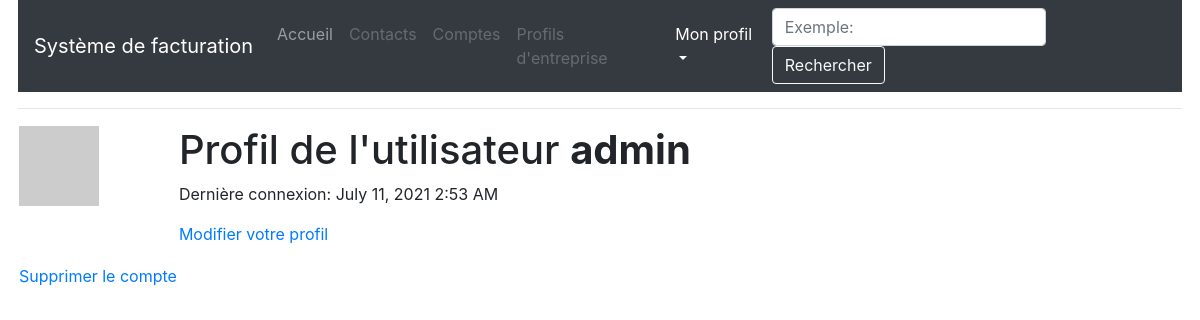
Page /user/admin (signed in) on the earlier database version.
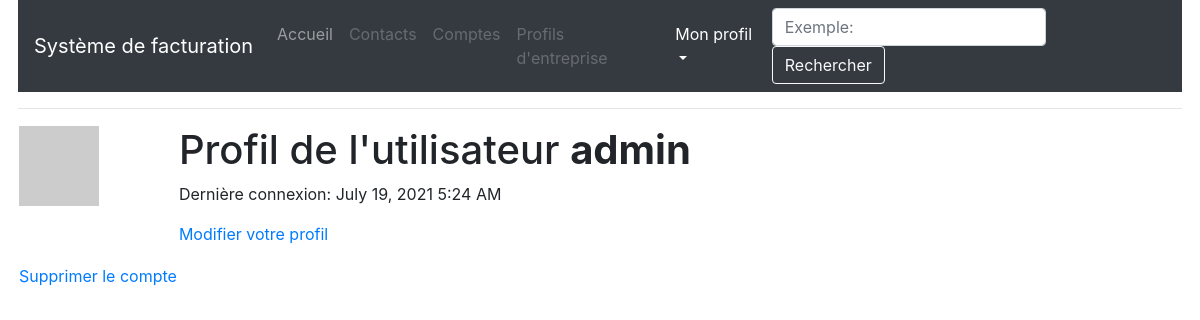
Same page on the later database version.
### app/models.py (models this page shows, shortened)
class User(UserMixin, db.Model):
    id = db.Column(db.Integer, primary_key=True)
    username = db.Column(db.String(64), index=True, unique=True)
    email = db.Column(db.String(120), index=True, unique=True)
    password_hash = db.Column(db.String(128))
    factures = db.relationship('Facture', backref='author', lazy='dynamic')
    about_me = db.Column(db.String(140))
    last_seen = db.Column(db.DateTime, default=datetime.utcnow)
    def avatar(self, size):
        digest = md5(self.email.lower().encode('utf-8')).hexdigest()
        return 'https://www.gravatar.com/avatar/{}?d=identicon&s={}'.format(digest, size)

### app/routes.py (the view)
@app.route('/user/<username>')
@login_required
def user(username):
    user = User.query.filter_by(username=username).first_or_404()
    return render_template('user.html', title=_('Mon profil'), user=user)

### app/models.py (called while the page is built)
@login.user_loader
def load_user(id):
    return User.query.get(int(id))

### app/routes.py (called while the page is built)
@app.before_request
def before_request():
    if current_user.is_authenticated:
        current_user.last_seen = datetime.utcnow()
        db.session.commit()

### app/templates/user.html (shortened to what this page needs)
{% extends "base.html" %}
{% block app_content %}
    <table>
        <tr valign="top">
            <td><img src="{{ user.avatar(128) }}"></td>
            <td>
                <h1>{{ _("Profil de l'utilisateur") }} <strong>{{ user.username }}</strong></h1>
                {% if user.last_seen %}<p>{{ _('Dernière connexion') }}: {{ moment(user.last_seen).format('LLL') }}</p>{% endif %}
                {% if user == current_user %}
                <p><a href="{{ url_for('edit_profile') }}">{{ _('Modifier votre profil') }}</a></p>
                {% endif %}
            </td>
        </tr>
        <tr>
            <td>
                <a href="{{ url_for('delete_user', username=current_user.username) }}">{{ _('Supprimer le compte') }}</a>
            </td>
        </tr>
    </table>
{% endblock %}

Differences in the rows shown:
changed User "admin": last_seen "July 11, 2021 2:53 AM" → "July 19, 2021 5:24 AM"
